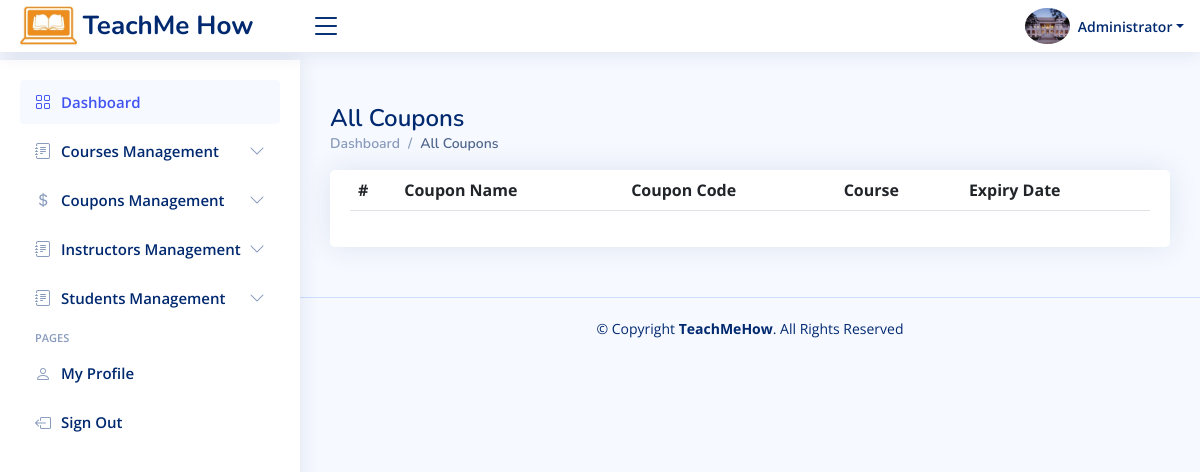
The page /admin-all-coupons.php (signed in) on the database as committed earlier.
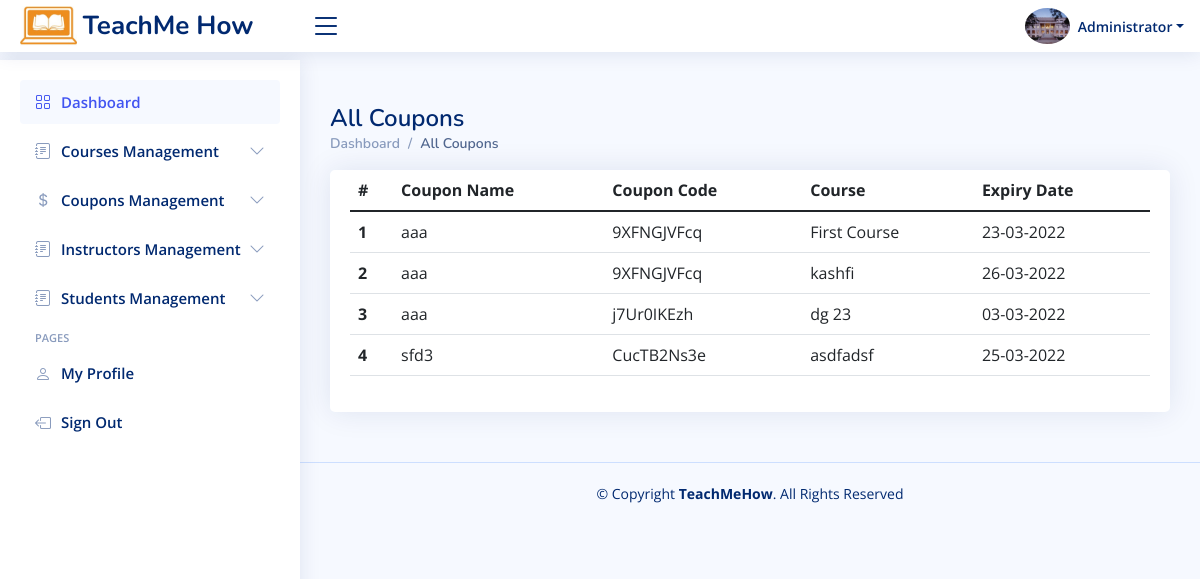
The same page on the database as committed later.
### tables this page shows
CREATE TABLE `coupons` (
  `id` int(11) NOT NULL,
  `user_id` int(10) NOT NULL,
  `name` varchar(20) NOT NULL,
  `code` varchar(10) NOT NULL,
  `exp_date` date NOT NULL,
  `course_id` int(10) NOT NULL
);

CREATE TABLE `courses` (
  `id` int(10) NOT NULL,
  `instructor_id` int(10) NOT NULL,
  `title` varchar(200) NOT NULL,
  `thumbnail` varchar(100) NOT NULL DEFAULT 'default.jpg',
  `access` enum('Free','Registration','Paid','Password') NOT NULL,
  `description` varchar(1000) NOT NULL,
  `draft` tinyint(1) NOT NULL DEFAULT 0,
  `courseID` varchar(20) NOT NULL,
  `timeLimitType` enum('Without Time Limit','Days','Months','Years') DEFAULT NULL,
  `timeLimitValue` int(5) DEFAULT NULL,
  `registration_required_email` tinyint(1) DEFAULT NULL,
  `registration_required_phone` tinyint(1) DEFAULT NULL,
  `registration_required_address` tinyint(1) DEFAULT NULL,
  `registration_required_tos` tinyint(1) DEFAULT NULL,
  `price` int(5) DEFAULT NULL,
  `paypal_email` varchar(500) DEFAULT 'AUV9WUKaXyoFG7UN6rgBt-NKkSJWJHUxKSxbfq6g97mJglHj8rrOcSJJHgvGOgaVQ-dARLQOKm0cBuQ3',
  `instructor_name` varchar(50) NOT NULL,
  `back_clr` varchar(10) NOT NULL DEFAULT '#ffffff',
  `front_clr` varchar(10) NOT NULL DEFAULT '#000000',
  `page_background_type` enum('image','color') NOT NULL DEFAULT 'color',
  `page_background_image` varchar(100) DEFAULT NULL,
  `page_background_color` varchar(100) DEFAULT '#000000',
  `txtLessonBackground` varchar(10) DEFAULT NULL,
  `courseTitleBg` varchar(10) NOT NULL DEFAULT '#ffffff',
  `courseTitleFg` varchar(10) NOT NULL DEFAULT '#000',
  `signBgColor` varchar(10) NOT NULL DEFAULT '#ffffff',
  `signFgColor` varchar(10) NOT NULL DEFAULT '#000',
  `bottomLogo` varchar(100) NOT NULL DEFAULT 'default.png',
  `is_deleted` tinyint(1) NOT NULL DEFAULT 0,
  `coursePassword` varchar(100) DEFAULT NULL,
  `aboutInstructor` varchar(1000) NOT NULL,
  `paypal_client_api_key` varchar(1000) DEFAULT 'AUV9WUKaXyoFG7UN6rgBt-NKkSJWJHUxKSxbfq6g97mJglHj8rrOcSJJHgvGOgaVQ-dARLQOKm0cBuQ3',
  `instructorPicture` varchar(200) NOT NULL DEFAULT 'default.jpg',
  `instructur_website` varchar(100) NOT NULL,
  `instructur_insta` varchar(100) NOT NULL,
  `instructur_facebook` varchar(100) NOT NULL,
  `instructur_linkedin` varchar(100) NOT NULL
);

### admin-all-coupons.php (the view, shortened to what this page needs)
<?php
    require_once "includes/app.php";
    $path = ROOT_DIR;
?>
<!DOCTYPE html>
<html lang="en">
<head>
    <?php
        require "includes/head.inc.php";
    ?>
</head>
<body>
    <?=require_once "includes/header.inc.php";?>
  <?php
  if($_SESSION["role"]=="Admin"){
      require_once "includes/adminSideBar.inc.php";
  }
  ?>
  <main id="main" class="main">
      <div class="pagetitle">
          <h1>All Coupons</h1>
          <nav>
              <ol class="breadcrumb">
                  <li class="breadcrumb-item"><a href="<?=$path?>instructorDashboard.php">Dashboard</a></li>
                  <li class="breadcrumb-item active">All Coupons</li>
              </ol>
          </nav>
      </div>
      <section class="section">
          <div class="row">
              <div class="col-lg-12">
                  <div class="card">
                      <div class="card-body">
                          <table class="table datatable">
                              <thead>
                              <tr>
                                  <th scope="col">#</th>
                                  <th scope="col">Coupon Name</th>
                                  <th scope="col">Coupon Code</th>
                                  <th scope="col">Course</th>
                                  <th scope="col">Expiry Date</th>
                              </tr>
                              </thead>
                              <tbody>
                              <?php
                                $s = "SELECT * FROM coupons";
                                $res = mysqli_query($con, $s);
                                if(mysqli_num_rows($res)){
                                    $count = 1;
                                    while($row = mysqli_fetch_array($res)){
                                        $courseID = $row["course_id"];
                                        $s = "SELECT * FROM courses WHERE id=$courseID";
                                        $res1 = mysqli_query($con, $s);
                                        $course = mysqli_fetch_array($res1);
                                        ?>
                                        <tr>
                                            <th scope="row"><?=$count?></th>
                                            <td><?=$row["name"]?></td>
                                            <td><?=$row["code"]?></td>
                                            <td><?=$course["title"]?></td>
                                            <td><?=date("d-m-Y", strtotime($row["exp_date"]))?></td>
                                        </tr>
                              <?php
                                        $count++;
                                    }
                                }
                              ?>
                              </tbody>
                          </table>
                      </div>
                  </div>
              </div>
          </div>
      </section>
  </main>
  <?=require_once "includes/footer.inc.php";?>
</body>
</html>

Rows that differ between the two databases and show on the page:
added coupons: name "aaa", code "9XFNGJVFcq", course.title "First Course", exp_date "23-03-2022"
added coupons: name "aaa", code "9XFNGJVFcq", course.title "kashfi", exp_date "26-03-2022"
added coupons: name "aaa", code "j7Ur0IKEzh", course.title "dg 23", exp_date "03-03-2022"
added coupons: name "sfd3", code "CucTB2Ns3e", course.title "asdfadsf", exp_date "25-03-2022"
